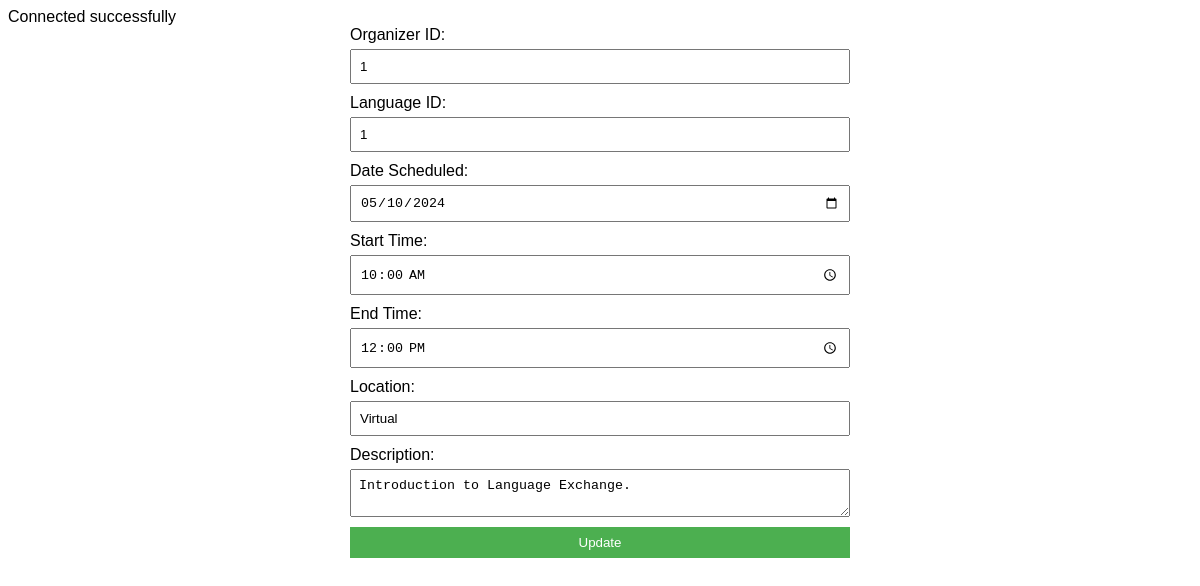
Screenshot of /update_exchangesessions.php?SessionID=1 with the database file from the repository.
### tables this page shows
CREATE TABLE `exchangesessions` (
  `SessionID` int(11) NOT NULL,
  `OrganizerID` int(11) DEFAULT NULL,
  `LanguageID` int(11) DEFAULT NULL,
  `DateScheduled` date DEFAULT NULL,
  `StartTime` time DEFAULT NULL,
  `EndTime` time DEFAULT NULL,
  `Location` varchar(255) DEFAULT NULL,
  `Description` text DEFAULT NULL
);

### update_exchangesessions.php (the view, shortened to what this page needs)
<?php
  include('dbconnection.php');
$SessionID = $OrganizerID = $LanguageID = $DateScheduled = $StartTime = $EndTime = $Location = $Description = "";
if(isset($_GET['SessionID'])) {
    $SessionID = $_GET['SessionID'];
    $stmt = $connection->prepare("SELECT * FROM exchangesessions WHERE SessionID = ?");
    $stmt->bind_param("i", $SessionID);
    $stmt->execute();
    $result = $stmt->get_result();
    if($result->num_rows > 0) {
        $row = $result->fetch_assoc();
        $OrganizerID = $row['OrganizerID'];
        $LanguageID = $row['LanguageID'];
        $DateScheduled = $row['DateScheduled'];
        $StartTime = $row['StartTime'];
        $EndTime = $row['EndTime'];
        $Location = $row['Location'];
        $Description = $row['Description'];
    } else {
        echo "Exchange session not found.";
    }
}
?>
<html>
<head>
</head>
<body>
    <form method="POST" onsubmit="return confirmUpdate();">
        <label for="OrganizerID">Organizer ID:</label>
        <input type="number" name="OrganizerID" value="<?php echo $OrganizerID; ?>">
        <label for="LanguageID">Language ID:</label>
        <input type="number" name="LanguageID" value="<?php echo $LanguageID; ?>">
        <label for="DateScheduled">Date Scheduled:</label>
        <input type="date" name="DateScheduled" value="<?php echo $DateScheduled; ?>">
        <label for="StartTime">Start Time:</label>
        <input type="time" name="StartTime" value="<?php echo $StartTime; ?>">
        <label for="EndTime">End Time:</label>
        <input type="time" name="EndTime" value="<?php echo $EndTime; ?>">
        <label for="Location">Location:</label>
        <input type="text" name="Location" value="<?php echo $Location; ?>">
        <label for="Description">Description:</label>
        <textarea name="Description"><?php echo $Description; ?></textarea>
        <input type="submit" name="update" value="Update">
    </form>
</body>
</html>

### update_exchangesessions.php (style rules this page uses)
body { font-family: Arial, sans-serif; }
form { max-width: 500px; margin: 0 auto; }
label { display: block; margin-bottom: 5px; }
input[type="number"], input[type="text"], input[type="date"], input[type="time"], input[type="submit"], textarea { width: 100%; padding: 8px; margin-bottom: 10px; box-sizing: border-box; }
input[type="submit"] { background-color: #4CAF50; color: white; border: none; cursor: pointer; }

### rows the page displays
exchangesessions: OrganizerID "1", LanguageID "1", DateScheduled "05/10/2024", StartTime "10:00:00", EndTime "12:00:00", Location "Virtual", Description "Introduction to Language Exchange."
